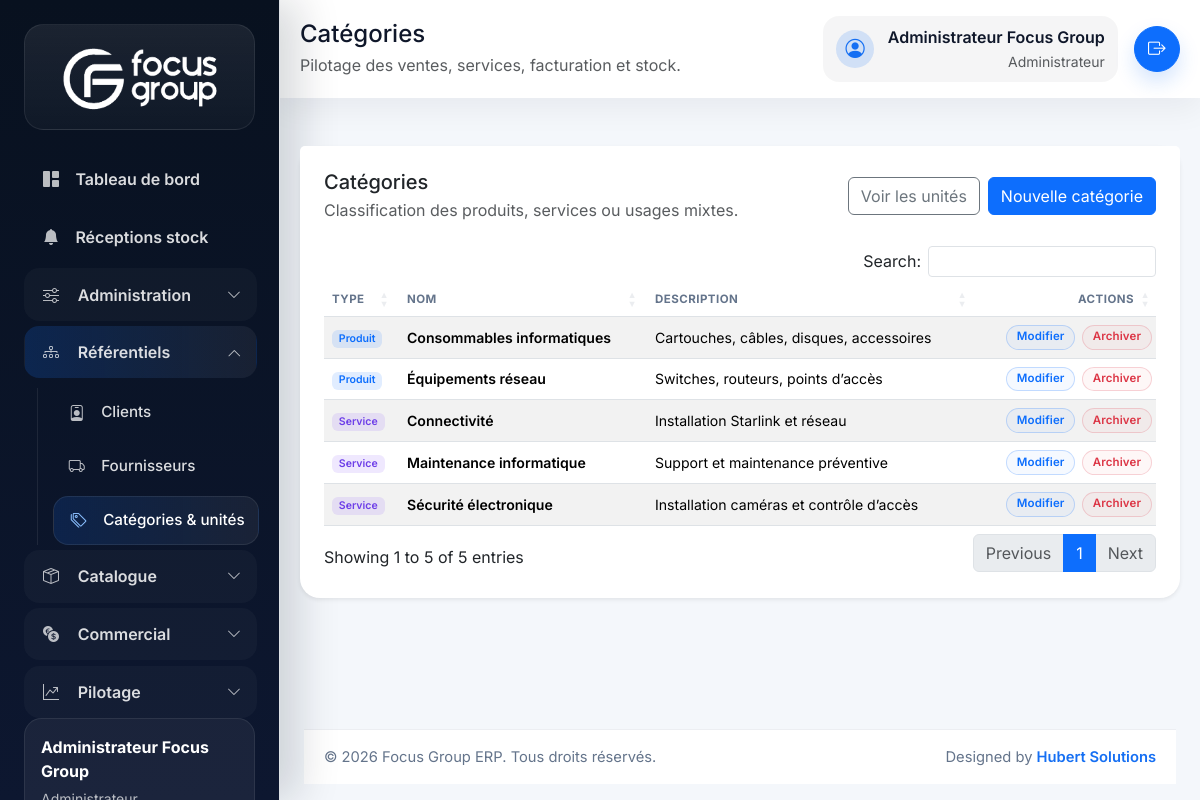
The app's page /index.php/categories (signed in) with its own data.
### tables this page shows
CREATE TABLE categories (
    id BIGINT UNSIGNED AUTO_INCREMENT PRIMARY KEY,
    type ENUM('product', 'service', 'mixed') NOT NULL DEFAULT 'product',
    name VARCHAR(120) NOT NULL,
    description VARCHAR(255) NULL,
    deleted_at DATETIME NULL,
    created_at DATETIME NOT NULL DEFAULT CURRENT_TIMESTAMP,
    updated_at DATETIME NOT NULL DEFAULT CURRENT_TIMESTAMP ON UPDATE CURRENT_TIMESTAMP,
    UNIQUE KEY uq_categories_type_name (type, name)
);

### app/Core/Controller.php (called while the page is built, shortened)
<?php
class Controller
{
    public function render(string $view, array $data = [], string $layout = 'app'): void
    {
        extract($data, EXTR_SKIP);
        $viewFile = view_path($view);
        require $viewFile;
    }
}

### app/Controllers/CategoryController.php (called while the page is built, shortened)
<?php
final class CategoryController extends Controller
{
    public function index(): void
    {
        $this->render('categories.index', [
            'pageTitle' => 'Catégories',
            'categories' => (new Category())->all(),
        ]);
    }
}

### app/Core/Router.php (called while the page is built, shortened)
<?php
final class Router
{
    private array $routes = [];
    private function addRoute(string $method, string $uri, array $action, array $middleware = []): void
    {
        $this->routes[$method][$this->normalizePath($uri)] = [
            'action' => $action,
            'middleware' => $middleware,
        ];
    }
    public function dispatch(string $method, string $uri): void
    {
        $path = $this->normalizeRequestUri($uri);
        $route = $this->routes[$method][$path] ?? null;
        try {
            [$controllerClass, $controllerMethod] = $route['action'];
            $controller = new $controllerClass();
            $controller->{$controllerMethod}();
        } catch (Throwable $throwable) {
            http_response_code(500);
            $this->renderError(500, 'Erreur interne', $throwable->getMessage());
        }
    }
    private function normalizeRequestUri(string $uri): string
    {
        $path = parse_url($uri, PHP_URL_PATH) ?: '/';
        if ($path === '/index.php') {
            $path = '/';
        } elseif (str_starts_with($path, '/index.php/')) {
            $path = substr($path, strlen('/index.php')) ?: '/';
        }
        return $this->normalizePath($path);
    }
    private function normalizePath(string $path): string
    {
        $path = '/' . trim($path, '/');
        return $path === '//' ? '/' : (rtrim($path, '/') ?: '/');
    }
}

### index.php (called while the page is built, shortened)
<?php
$appConfig = require __DIR__ . '/config/app.php';
if (($appConfig['base_url'] ?? '') === '') {
    $scriptName = str_replace('\\', '/', (string) ($_SERVER['SCRIPT_NAME'] ?? ''));
    $basePath = str_replace('\\', '/', dirname($scriptName));
    $appConfig['base_url'] = $basePath === '/' || $basePath === '.' ? '' : rtrim($basePath, '/');
}
$GLOBALS['config'] = [
    'app' => $appConfig,
    'database' => file_exists(__DIR__ . '/config/database.local.php')
        ? require __DIR__ . '/config/database.local.php'
        : require __DIR__ . '/config/database.php',
];
require __DIR__ . '/app/Helpers/functions.php';
spl_autoload_register(static function (string $class): void {
    $prefix = 'App\\';
    $baseDir = __DIR__ . '/app/';
    $relativeClass = substr($class, strlen($prefix));
    $file = $baseDir . str_replace('\\', '/', $relativeClass) . '.php';
});
$router = new Router();
$router->dispatch($_SERVER['REQUEST_METHOD'] ?? 'GET', $_SERVER['REQUEST_URI'] ?? '/');

### app/Helpers/functions.php (called while the page is built, shortened)
<?php
if (!function_exists('config')) {
    function config(?string $key = null, mixed $default = null): mixed
    {
        $config = $GLOBALS['config'] ?? [];
        $segments = explode('.', $key);
        $value = $config;
        foreach ($segments as $segment) {
            $value = $value[$segment];
        }
        return $value;
    }
}
if (!function_exists('url')) {
    function url(string $path = ''): string
    {
        $baseUrl = rtrim((string) config('app.base_url', ''), '/');
        $path = '/' . ltrim($path, '/');
        $routePrefix = rtrim((string) config('app.route_prefix', ''), '/');
        if (str_starts_with($path, '/public/')) {
            return ($baseUrl === '' ? '' : $baseUrl) . $path;
        }
        $prefix = $routePrefix === '' ? '' : $routePrefix;
        return ($baseUrl === '' ? '' : $baseUrl) . $prefix . $path;
    }
}
if (!function_exists('e')) {
    function e(?string $value): string
    {
        return htmlspecialchars((string) $value, ENT_QUOTES, 'UTF-8');
    }
}
if (!function_exists('category_type_badge_class')) {
    function category_type_badge_class(?string $type): string
    {
        return match (strtolower(trim((string) $type))) {
            'product' => 'badge-category badge-category-product',
            'service' => 'badge-category badge-category-service',
            'mixed' => 'badge-category badge-category-mixed',
            default => 'badge-category badge-category-default',
        };
    }
}
if (!function_exists('category_type_label')) {
    function category_type_label(?string $type): string
    {
        return match (strtolower(trim((string) $type))) {
            'product' => 'Produit',
            'service' => 'Service',
            'mixed' => 'Mixte',
            default => ucfirst(str_replace('_', ' ', trim((string) $type))),
        };
    }
}
if (!function_exists('user_has_role')) {
    function user_has_role(array|string $roles): bool
    {
        return Auth::hasRole($roles);
    }
}
if (!function_exists('user_is_admin')) {
    function user_is_admin(): bool
    {
        return user_has_role('administrateur');
    }
}

### app/Core/Model.php (called while the page is built, shortened)
<?php
abstract class Model
{
    public function __construct()
    {
        $this->db = Database::connection();
    }
}

### app/Core/Database.php (called while the page is built, shortened)
<?php
final class Database
{
    private static ?PDO $connection = null;
    public static function connection(): PDO
    {
        if (self::$connection instanceof PDO) {
            return self::$connection;
        }
        $config = config('database');
        $dsn = sprintf(
            'mysql:host=%s;port=%s;dbname=%s;charset=%s',
            $config['host'],
            $config['port'],
            $config['dbname'],
            $config['charset']
        );
        try {
            self::$connection = new PDO($dsn, $config['username'], $config['password'], $config['options']);
        } catch (PDOException $exception) {
            throw new RuntimeException('Connexion MySQL impossible : ' . $exception->getMessage());
        }
        return self::$connection;
    }
}

### app/Models/Category.php (called while the page is built, shortened)
<?php
final class Category extends Model
{
    public function all(): array
    {
        $statement = $this->db->query('SELECT * FROM categories WHERE deleted_at IS NULL ORDER BY type ASC, name ASC');
        return $statement->fetchAll();
    }
}

### app/Core/Session.php (called while the page is built, shortened)
<?php
final class Session
{
    public static function get(string $key, mixed $default = null): mixed
    {
        $segments = explode('.', $key);
        $value = $_SESSION;
        foreach ($segments as $segment) {
            $value = $value[$segment];
        }
        return $value;
    }
}

### app/Core/Auth.php (called while the page is built, shortened)
<?php
final class Auth
{
    public static function user(): ?array
    {
        $user = Session::get('auth.user');
        return is_array($user) ? $user : null;
    }
    public static function hasRole(array|string $roles): bool
    {
        $roles = (array) $roles;
        $currentRole = self::user()['role_code'] ?? null;
        return $currentRole !== null && in_array($currentRole, $roles, true);
    }
}

### app/Views/categories/index.php (the view, shortened to what this page needs)
<div class="card border-0 shadow-sm mb-4">
    <div class="card-header bg-white border-0 pt-4 px-4 d-flex justify-content-between align-items-center">
        <div>
            <h3 class="h5 mb-1">Catégories</h3>
            <p class="text-muted mb-0">Classification des produits, services ou usages mixtes.</p>
        </div>
        <div class="d-flex gap-2">
            <a href="<?= e(url('/units')); ?>" class="btn btn-outline-secondary">Voir les unités</a>
            <a href="<?= e(url('/categories/create')); ?>" class="btn btn-primary">Nouvelle catégorie</a>
        </div>
    </div>
    <div class="card-body px-4 pb-4">
        <div class="table-responsive">
            <table class="table table-striped align-middle js-datatable">
                <thead>
                    <tr>
                        <th>Type</th>
                        <th>Nom</th>
                        <th data-mobile-hidden="true">Description</th>
                        <th class="text-end">Actions</th>
                    </tr>
                </thead>
                <tbody>
                    <?php foreach ($categories as $category): ?>
                        <tr>
                            <td><span class="badge <?= e(category_type_badge_class($category['type'])); ?>"><?= e(category_type_label($category['type'])); ?></span></td>
                            <td class="fw-semibold"><?= e($category['name']); ?></td>
                            <td><?= e($category['description'] ?: '—'); ?></td>
                            <td class="text-end">
                                <?php if (user_is_admin()): ?>
                                    <div class="table-actions">
                                        <a href="<?= e(url('/categories/edit?id=' . $category['id'])); ?>" class="btn btn-sm btn-outline-primary table-action-btn">Modifier</a>
                                        <form method="post" action="<?= e(url('/categories/delete')); ?>" onsubmit="return confirm('Archiver cette catégorie ?');">
                                            <button type="submit" class="btn btn-sm btn-outline-danger table-action-btn">Archiver</button>
                                        </form>
                                    </div>
                                <?php else: ?>
                                    <span class="text-muted small">Lecture seule</span>
                                <?php endif; ?>
                            </td>
                        </tr>
                    <?php endforeach; ?>
                </tbody>
            </table>
        </div>
    </div>
</div>

### public/assets/css/app.css (style rules this page uses)
:root { --fg-primary: #156ff3; --fg-primary-dark: #0c56c9; --fg-primary-soft: rgba(21, 111, 243, 0.16); --fg-dark: #0f172a; --fg-muted: #64748b; --fg-soft: #f8fafc; --fg-sidebar: #08111f; --fg-sidebar-soft: #0f1d36; }
body { font-family: 'Inter', sans-serif; background: #f4f7fb; color: var(--fg-dark); }
.card { border-radius: 1.25rem; }
.table thead th { color: var(--fg-muted); font-size: 0.72rem; text-transform: uppercase; letter-spacing: 0.04em; }
.table tbody td { vertical-align: middle; font-size: 0.88rem; line-height: 1.35; }
.badge-category, .badge-payment, .badge-module, .badge-unit { font-weight: 600; }
.badge-category-product, .badge-module-products, .badge-unit { background: rgba(13, 110, 253, 0.12); color: #0d6efd; }
.badge-category-service, .badge-module-services, .badge-module-payments, .badge-payment-card { background: rgba(139, 92, 246, 0.14); color: #6d3ee8; }
.table-actions { display: inline-flex; align-items: center; justify-content: flex-end; flex-wrap: wrap; gap: 0.4rem; }
.table-action-btn { padding: 0.28rem 0.62rem; border-radius: 999px; font-size: 0.72rem; font-weight: 600; line-height: 1.2; letter-spacing: 0.01em; box-shadow: none !important; }
.table-action-btn.btn-outline-primary { color: #0d6efd; border-color: rgba(13, 110, 253, 0.22); background: rgba(13, 110, 253, 0.04); }
.table-action-btn.btn-outline-danger { color: #dc3545; border-color: rgba(220, 53, 69, 0.2); background: rgba(220, 53, 69, 0.04); }

### records on screen
categories: type "Produit", name "Consommables informatiques", description "Cartouches, câbles, disques, accessoires"
categories: type "Produit", name "Équipements réseau", description "Switches, routeurs, points d’accès"
categories: type "Service", name "Connectivité", description "Installation Starlink et réseau"
categories: type "Service", name "Maintenance informatique", description "Support et maintenance préventive"
categories: type "Service", name "Sécurité électronique", description "Installation caméras et contrôle d’accès"

### other values on screen
$currentUser['full_name'] "Administrateur Focus Group"
$pageTitle "Catégories"
app_scope_description() "Pilotage des ventes, services, facturation et stock."
$currentUser['role_name'] "Administrateur"
config('app.name') "Focus Group ERP"
